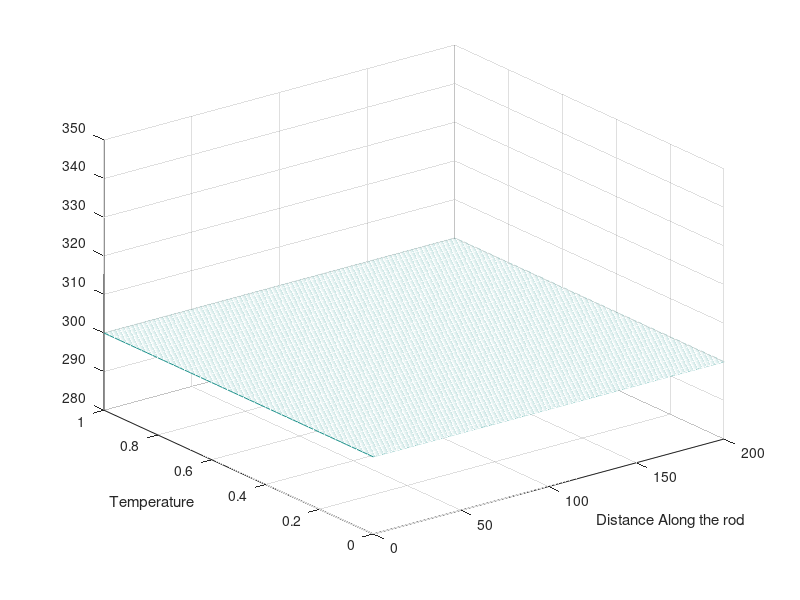

The MATLAB source for this figure: (Note: this script raises an error after producing the figure.)
%Tt=A*Txx+Tyy+Bq
clear;clf;
          % Length of the domain in y-direction
T = 1;           % Total simulation time
        % Number of time steps (adjust as needed)
rho=10490;
cp=235;
K = 429;

%domain
Lx = 200;          % Length of the domain in x-direction
Ly = 1;

Nx=1001;Ny=51;
Nt=500;
dx=Lx/(Nx-1);
dy=Ly/(Ny-1);

%CFL condition
c=1;
C=0.1;
dt=C*dx/c;

%Field Variables

Tn=zeros(Ny,Nx);
x=linspace(0,Lx,Nx);
y=linspace(0,Ly,Ny);
[X,Y]=meshgrid(x,y);
%The thermal conductivity
K = ones(Ny,Nx)*429;%Thermal conductivity
%initial condition
Tn(:,:)=300;t=0;

%loop
for n = 1:Nt
    Tc=Tn;
    t=t+dt;
    for i=2:Nx-1
        for j=2:Ny-1
        Tn(j,i)=Tc(j,i)+dt*(K(j,i)/rho/cp)*((Tc(j,i+1)+Tc(j+1,i)-4*Tc(j,i)+Tc(j,i-1)+Tc(j-1,i)))/dx/dx;
        end
    end
%Source term
    Sx=round(7*Nx/Lx);
    Sy=round(3*Ny/Ly);
    Sy=1;
    if (t<0.5)
        Tn(Sy,Sx)=Tn(Sy,Sx)+dt*100/rho/cp;
    end
    %Boundary conditions
    Tn(1,:)=Tn(2,:);
    Tn(end,:)=Tn(end-1,:);
    Tn(:,1)=Tn(:,2);
    Tn(:,end)=Tn(:,end-1);
    %Visualize
    mesh(x,y,Tn);axis([0 Lx 0 Ly 280 350]);
    xlabel("Distance Along the rod");ylabel("Temperature");
    title("Time =%f seconds",t);
    pause(0.01);
%     figure(2);
%     imagesc(x, y, Tn);
%     colorbar;
%     title('Temperature Field Heatmap');
%     xlabel('X-axis');
%     ylabel('Y-axis');
%     axis xy;  % To ensure the correct orientation of the y-axis

% Optionally, add grid lines for better visualization
grid on;
end
return;